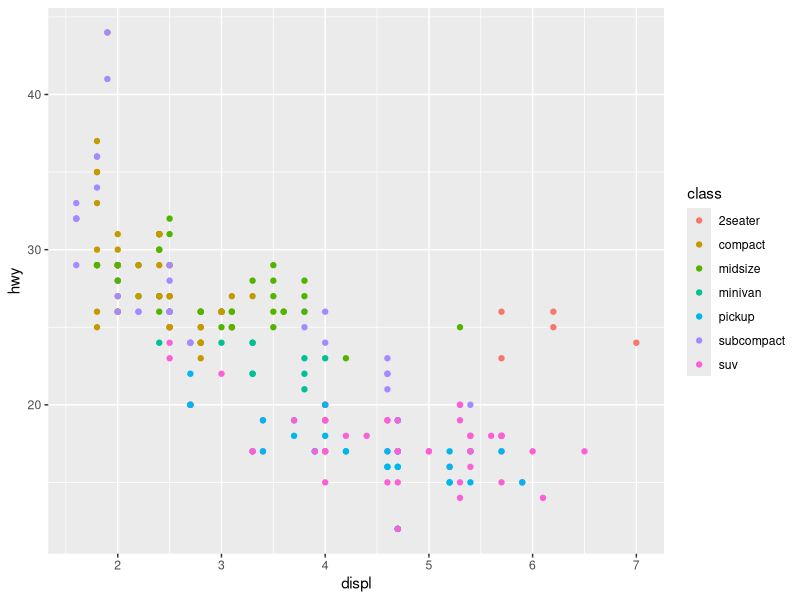
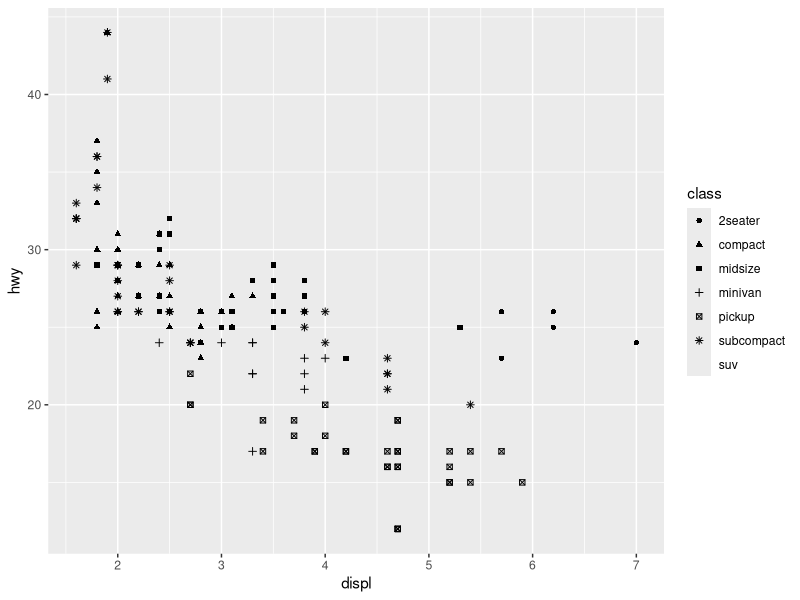
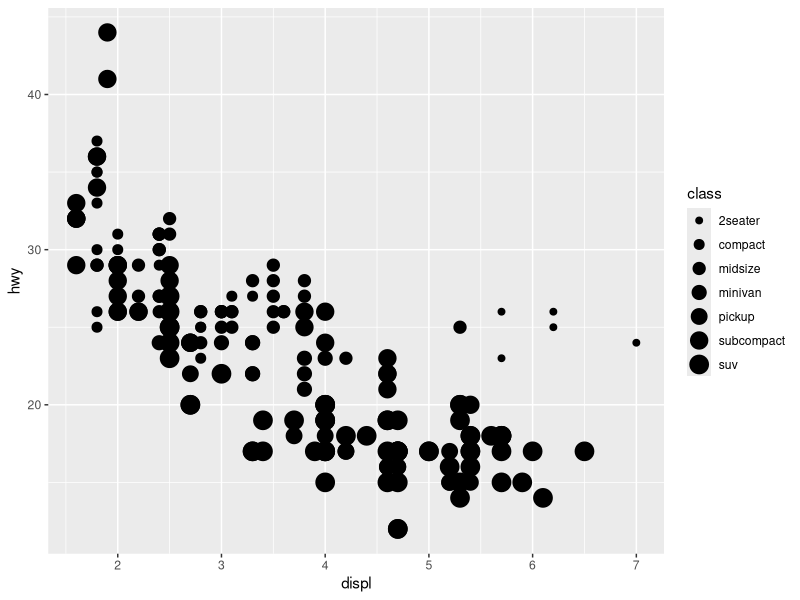
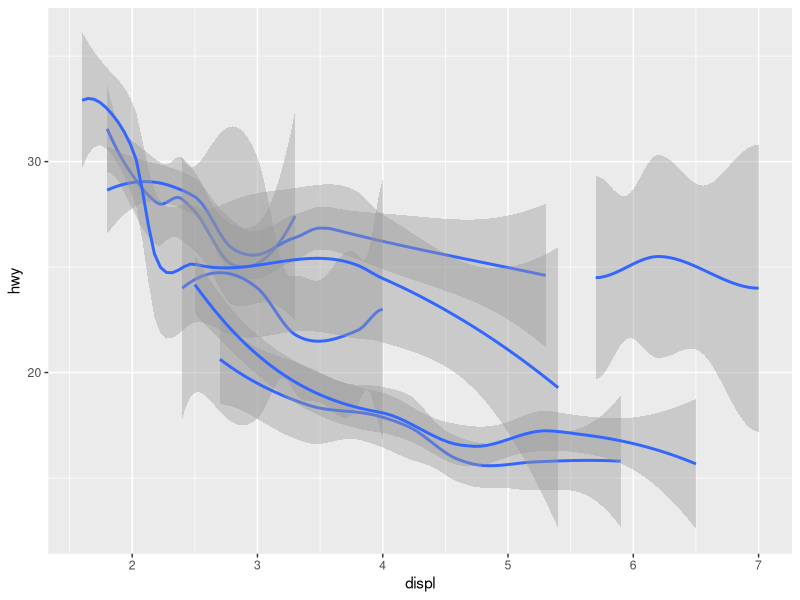
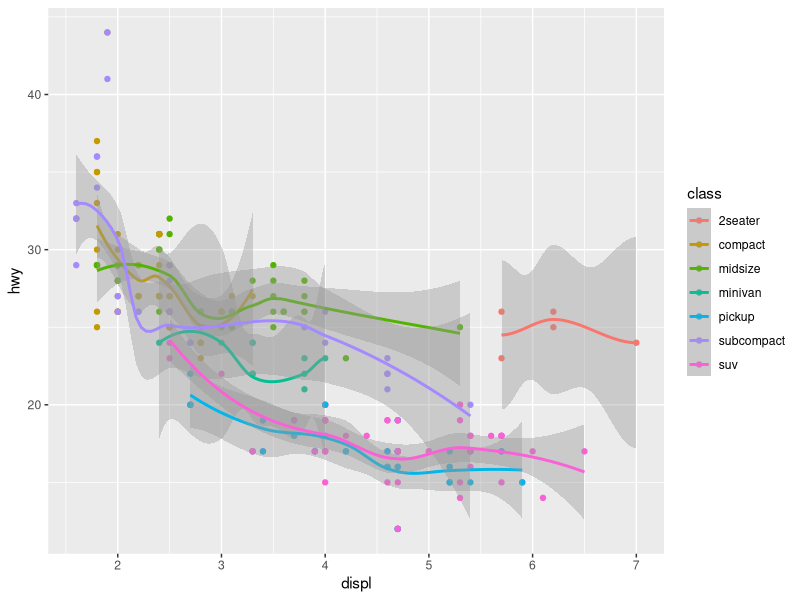
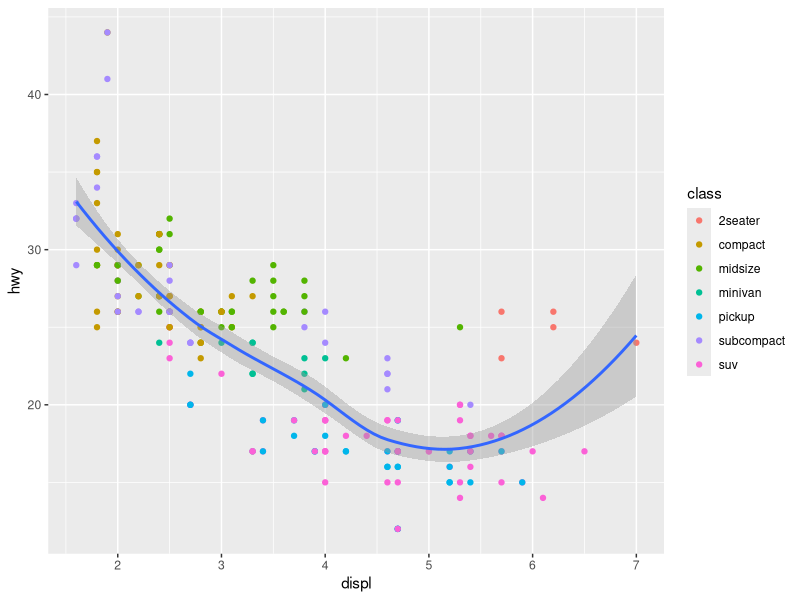
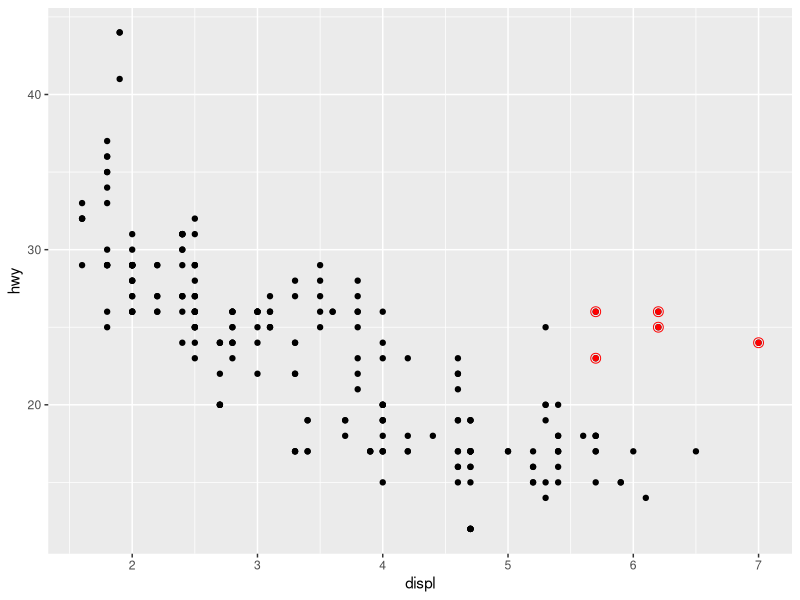
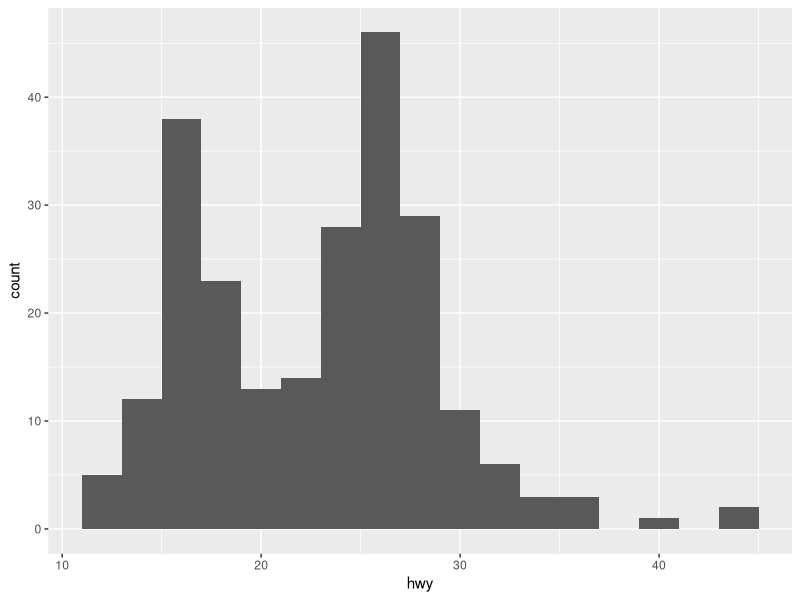

Recreate these plots in R, in order.
# this file contains worked examples and solutions to the problems from Chapter 9 of
# Wickham, H. et al 2023. "R for Data Science", O'Reilly.
# the text is available at
# https://r4ds.hadley.nz/layers

library(tidyverse)

# we are working with mpg dataset which is about cars
glimpse(mpg)

# among numerical variables are
# (i)   displ - car engine, lit
# (ii)  cyl   - car cylinders, #
# (iii) cty   - car fuel consumption in the city, mpg
# (iv)  hwy   - car fuel consumption on the highway, mpg
# (v)   year  - car model year


# geom_point() ------------------------------------------------------------
# a better one
ggplot(mpg, aes(x = displ, y = hwy, colour = class)) +
  geom_point()

# a poor one, because of chartjunk, cf. the warnings
ggplot(mpg, aes(x = displ, y = hwy, shape = class)) +
  geom_point()

# a poor one, because of a (unordered) categorical variable mapped to an ordered aesthetic
ggplot(mpg, aes(x = displ, y = hwy, size = class)) +
  geom_point()

# exercises 9.2.1
# TODO

# not every aestheic works with every geom
# shape aesthetic does not work with geom_smooth() which, basically, draws a smooth curve that approximates data
ggplot(mpg, aes(x = displ, y = hwy, shape = class)) +
  geom_smooth()


# note the difference between aesthetics applied locally, at geom level, and at ggplot level
# (i) colour applied at ggplot level
ggplot(mpg, aes(x = displ, y = hwy, colour = class)) +
  geom_point() +
  geom_smooth()

# (ii) colour applied locally, at geom_smooth level
ggplot(mpg, aes(x = displ, y = hwy)) +
  geom_point(aes(colour = class)) +
  geom_smooth()

# what is more, additional geoms with custom aesthetics can be added for subsets of data
ggplot(mpg, aes(x = displ, y = hwy)) +
  geom_point() +
  geom_point(
    data = mpg |> filter(class == "2seater"),
    colour = "red"
  ) +
  geom_point(
    data = mpg |> filter(class == "2seater"),
    shape = "circle open", size = 3, colour = "red"
  )

# use diffetent geoms to explore data
ggplot(mpg, aes(x = hwy)) +
  geom_histogram(binwidth = 2)

ggplot(mpg, aes(x = hwy)) +
  geom_density()

ggplot(mpg, aes(x = hwy)) +
  geom_boxplot()

# use external packages, if useful for the goal at hand
library(ggridges)

ggplot(mpg, aes(x = hwy, y = drv, fill = drv, color = drv)) +
  geom_density_ridges(alpha = 0.5, show.legend = FALSE)

# exercises 9.3.1
# TODO


# facets ------------------------------------------------------------------
# facets can be added for a single factor variable or for a combination of two factors

ggplot(mpg, aes(x = displ, y = hwy)) +
  geom_point() +
  facet_wrap(~drv)

# use scales = { "free", "free_x", "free_y"} to automatically choose a scale for each facet
ggplot(mpg, aes(x = displ, y = hwy)) +
  geom_point() +
  facet_grid(drv~cyl)

# exercises 9.4.1
# TODO

# some geoms plot not only data but the results of additional computations based on the data
# the default computations can be overwritten using stat_*() functions

# exercises 9.5.1
# TODO


# bar charts --------------------------------------------------------------
# bar charts with multiple categories are normally displayed either:
# (i)   stacked
# (ii)  stacked and normalised
# (iii) dodged

# (i) stacked
ggplot(diamonds, aes(x = cut, fill = clarity)) +
  geom_bar()

ggplot(mpg, aes(x = drv, fill = class)) +
  geom_bar()

# (ii) normalised
ggplot(mpg, aes(x = drv, fill = class)) +
  geom_bar(position = "fill")

# (iii) dodged
ggplot(mpg, aes(x = drv, fill = class)) +
  geom_bar(position = "dodge")

# consider a scatterplot with many points overlapping each other
# one cannot sat at glance which observation is prevalent
# the solution is to add a small random offset, called jitter, to the plotted points
ggplot(mpg, aes(x = displ, y = hwy)) +
  geom_point(position = "jitter")

# is equivalent to
ggplot(mpg, aes(x = displ, y = hwy)) +
  geom_jitter()

# TODO check different values of position argument

# exercises 9.5.1
# TODO

# exercises 9.7.1
# TODO
